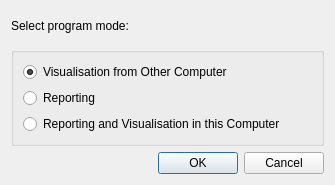
<?xml version="1.0" encoding="UTF-8"?>
<ui version="4.0">
 <class>UiModeSelectionDialog</class>
 <widget class="QDialog" name="UiModeSelectionDialog">
  <property name="geometry">
   <rect>
    <x>0</x>
    <y>0</y>
    <width>335</width>
    <height>185</height>
   </rect>
  </property>
  <property name="windowTitle">
   <string>Mode Selection</string>
  </property>
  <layout class="QVBoxLayout" name="verticalLayout_2">
   <item>
    <widget class="QLabel" name="label">
     <property name="text">
      <string>Select program mode:</string>
     </property>
    </widget>
   </item>
   <item>
    <widget class="QGroupBox" name="groupBox">
     <property name="title">
      <string/>
     </property>
     <layout class="QVBoxLayout" name="verticalLayout">
      <item>
       <widget class="QRadioButton" name="radioPresenting">
        <property name="text">
         <string>Visualisation from Other Computer</string>
        </property>
        <property name="checked">
         <bool>true</bool>
        </property>
       </widget>
      </item>
      <item>
       <widget class="QRadioButton" name="radioSending">
        <property name="text">
         <string>Reporting</string>
        </property>
        <property name="checked">
         <bool>false</bool>
        </property>
       </widget>
      </item>
      <item>
       <widget class="QRadioButton" name="radioMixed">
        <property name="text">
         <string>Reporting and Visualisation in this Computer</string>
        </property>
       </widget>
      </item>
     </layout>
    </widget>
   </item>
   <item>
    <widget class="QDialogButtonBox" name="buttonBox">
     <property name="orientation">
      <enum>Qt::Horizontal</enum>
     </property>
     <property name="standardButtons">
      <set>QDialogButtonBox::Cancel|QDialogButtonBox::Ok</set>
     </property>
    </widget>
   </item>
  </layout>
 </widget>
 <resources/>
 <connections>
  <connection>
   <sender>buttonBox</sender>
   <signal>accepted()</signal>
   <receiver>UiModeSelectionDialog</receiver>
   <slot>accept()</slot>
   <hints>
    <hint type="sourcelabel">
     <x>248</x>
     <y>254</y>
    </hint>
    <hint type="destinationlabel">
     <x>157</x>
     <y>274</y>
    </hint>
   </hints>
  </connection>
  <connection>
   <sender>buttonBox</sender>
   <signal>rejected()</signal>
   <receiver>UiModeSelectionDialog</receiver>
   <slot>reject()</slot>
   <hints>
    <hint type="sourcelabel">
     <x>316</x>
     <y>260</y>
    </hint>
    <hint type="destinationlabel">
     <x>286</x>
     <y>274</y>
    </hint>
   </hints>
  </connection>
 </connections>
</ui>
